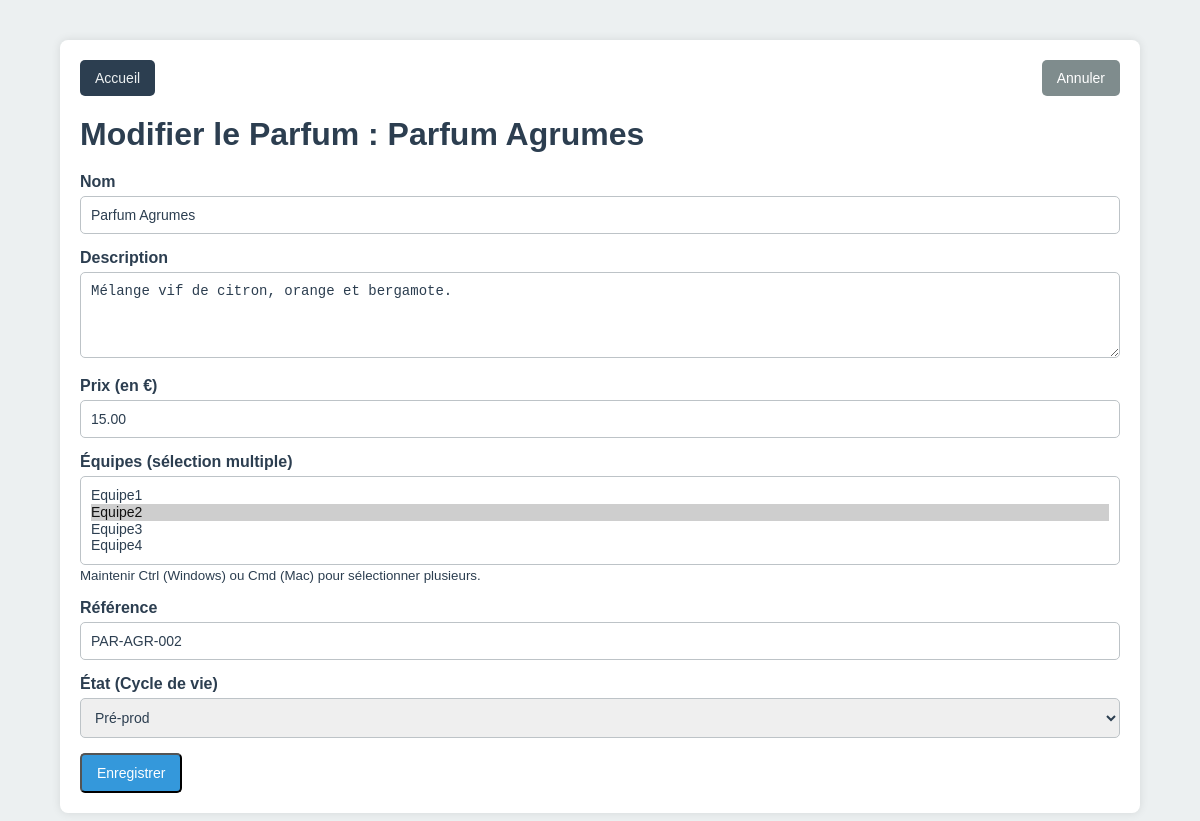
Page /edit_parfum.php?id=5 (signed in) on the committed database.
### tables this page shows
CREATE TABLE IF NOT EXISTS parfums (
  id INT AUTO_INCREMENT PRIMARY KEY,
  name VARCHAR(100) NOT NULL,
  description TEXT,
  price DECIMAL(10,2) NOT NULL DEFAULT 0,
  team VARCHAR(50) DEFAULT 'Equipe1',
  version INT DEFAULT 1,
  lifecycle_stage VARCHAR(50) DEFAULT 'Développement',
  reference VARCHAR(100) UNIQUE
);

### src/edit_parfum.php (the view, shortened to what this page needs)
<?php
$mysqli = new mysqli("db", "root", "root", "plm");
$id = $_GET['id'] ?? '';
$stmt = $mysqli->prepare("
  SELECT name, description, price, team, reference, lifecycle_stage
  FROM parfums
  WHERE id=?
");
$stmt->bind_param("i", $id);
$stmt->execute();
$stmt->store_result();
$stmt->bind_result($name, $description, $price, $teams_csv, $reference, $lifecycle_stage);
$current_teams = explode(',', $teams_csv);
?>
<!DOCTYPE html>
<html lang="fr">
<head>
<link rel="stylesheet" href="styles.css">
</head>
<body>
<div class="container">
  <div class="header-actions">
    <a href="home.php" class="btn btn-home">Accueil</a>
    <a href="list_parfums.php" class="btn btn-cancel">Annuler</a>
  </div>
  <h1>Modifier le Parfum : <?php echo htmlspecialchars($name); ?></h1>
  <form method="post">
    <div class="form-group">
      <label>Nom</label>
      <input type="text" name="name" value="<?php echo htmlspecialchars($name); ?>" required>
    </div>
    <div class="form-group">
      <label>Description</label>
      <textarea name="description" rows="4"><?php echo htmlspecialchars($description); ?></textarea>
    </div>
    <div class="form-group">
      <label>Prix (en €)</label>
      <input type="number" step="0.01" name="price" value="<?php echo htmlspecialchars($price); ?>" required>
    </div>
    <div class="form-group">
      <label>Équipes (sélection multiple)</label>
      <select name="teams[]" multiple size="4">
        <option value="Equipe1" <?php if(in_array('Equipe1',$current_teams)) echo 'selected'; ?>>Equipe1</option>
        <option value="Equipe2" <?php if(in_array('Equipe2',$current_teams)) echo 'selected'; ?>>Equipe2</option>
        <option value="Equipe3" <?php if(in_array('Equipe3',$current_teams)) echo 'selected'; ?>>Equipe3</option>
        <option value="Equipe4" <?php if(in_array('Equipe4',$current_teams)) echo 'selected'; ?>>Equipe4</option>
      </select>
      <small>Maintenir Ctrl (Windows) ou Cmd (Mac) pour sélectionner plusieurs.</small>
    </div>
    <div class="form-group">
      <label>Référence</label>
      <input type="text" name="reference" value="<?php echo htmlspecialchars($reference); ?>">
    </div>
    <div class="form-group">
      <label>État (Cycle de vie)</label>
      <select name="lifecycle_stage">
        <option value="Pré-prod"   <?php if($lifecycle_stage==='Pré-prod') echo 'selected'; ?>>Pré-prod</option>
      </select>
    </div>
    <button type="submit" class="btn">Enregistrer</button>
  </form>
</div>
</body>
</html>

### src/styles.css (style rules this page uses)
* { margin: 0; padding: 0; box-sizing: border-box; }
html, body { font-family: Arial, sans-serif; background: #ecf0f1; color: #2c3e50; min-height: 100vh; }
body { display: flex; }
h1, h2, h3 { margin-bottom: 20px; color: #2c3e50; }
.container { width: 90%; max-width: 1200px; margin: 40px auto; background: #fff; padding: 20px; border-radius: 8px; box-shadow: 0 0 10px rgba(0,0,0,0.1); }
.btn { display: inline-block; padding: 10px 15px; background: #3498db; color: #fff; text-decoration: none; border-radius: 5px; margin-right: 10px; font-size: 14px; transition: background 0.3s; }
a { color: #3498db; text-decoration: none; transition: color 0.3s; }
.form-group { margin-bottom: 15px; }
.form-group label { display: block; margin-bottom: 5px; color: #2c3e50; font-weight: bold; }
.form-group input, .form-group select, .form-group textarea { width: 100%; padding: 10px; border: 1px solid #bdc3c7; border-radius: 5px; font-size: 14px; color: #2c3e50; }
.header-actions { margin-bottom: 20px; display: flex; justify-content: space-between; align-items: center; }
.header-actions .btn { margin: 0; }

### src/edit_parfum.php (style rules this page uses)
.container { width: 90%; max-width: 1200px; margin: 40px auto; background: #fff; padding: 20px; border-radius: 8px; box-shadow: 0 0 10px rgba(0,0,0,0.1); }
.header-actions { margin-bottom: 20px; display: flex; gap: 10px; }
.btn-home { background-color: #2c3e50; color: #ecf0f1; }
.btn-cancel { background-color: #7f8c8d; color: #fff; }
.form-group { margin-bottom: 15px; }
.form-group label { font-weight: bold; margin-bottom: 5px; display: block; }

### rows in the picture
parfums: name "Parfum Agrumes", description "Mélange vif de citron, orange et bergamote.", price "15.00", team "Equipe1 / Equipe2 ☑ / Equipe3 / Equipe4", reference "PAR-AGR-002", lifecycle_stage "Pré-prod"
